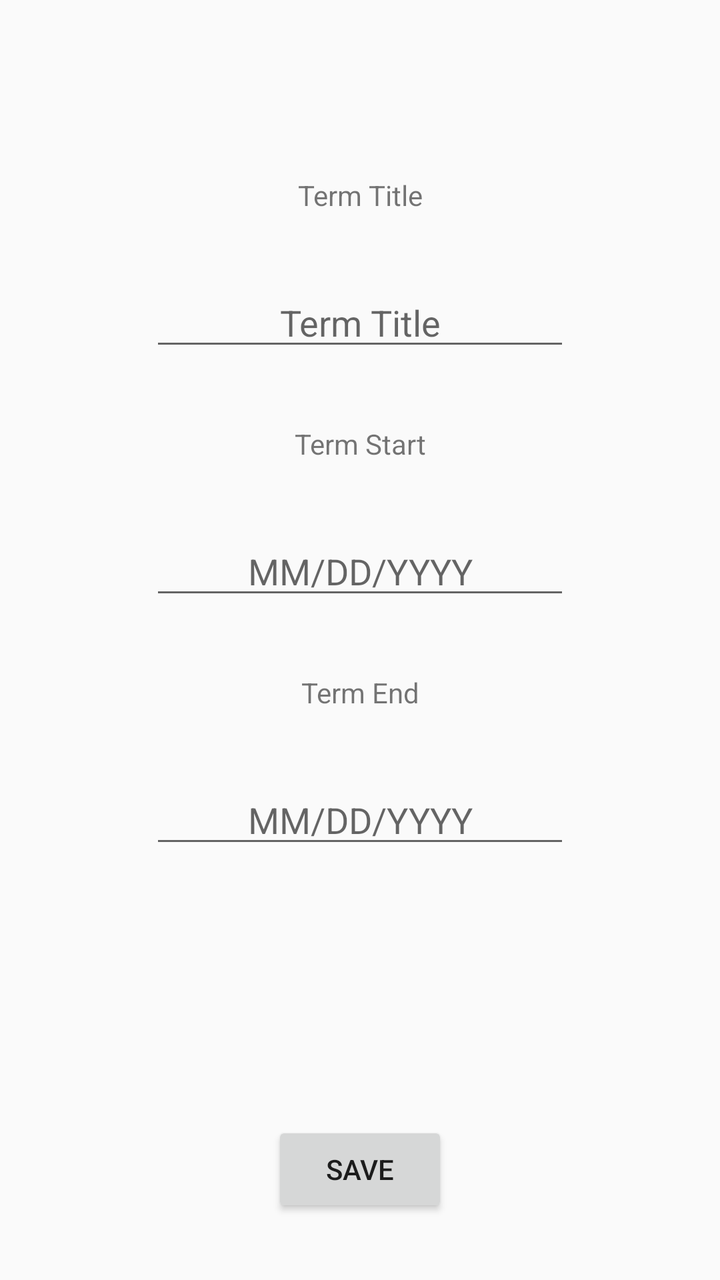
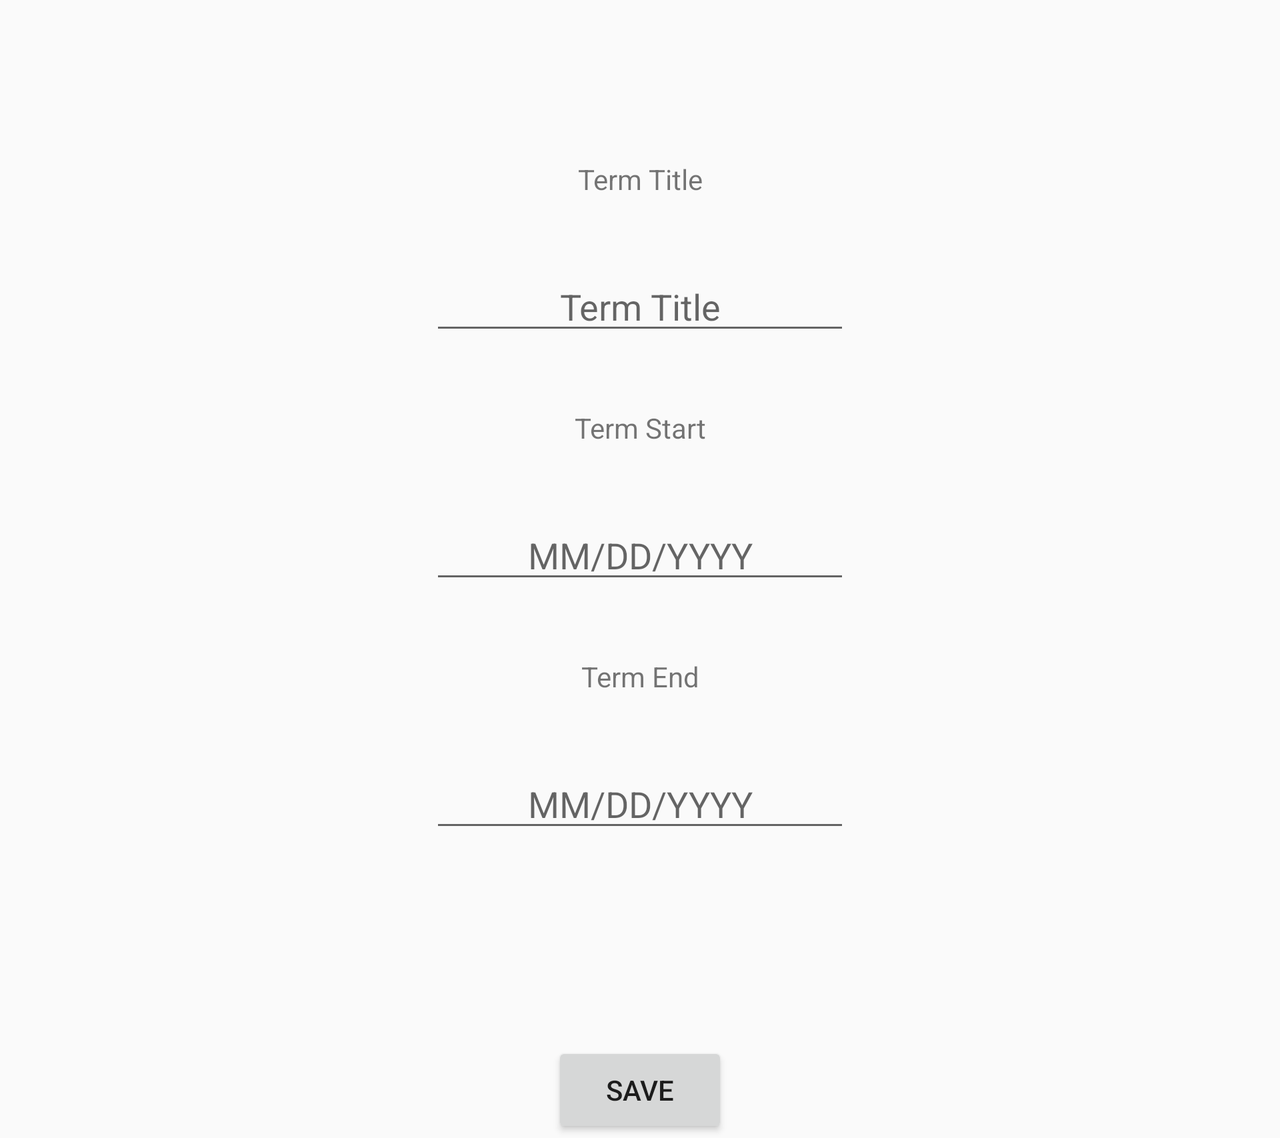

First picture: res/layout/ on a phone held upright. Second picture: the repository's own variant of that layout, on a device whose configuration matches the variant's folder. Source for both follows.
<!-- AndroidManifest.xml: application theme Theme.BradleyPrieskornSchedulerApp -->
<!-- res/layout/activity_term_add.xml -->
<?xml version="1.0" encoding="utf-8"?>
<androidx.constraintlayout.widget.ConstraintLayout xmlns:android="http://schemas.android.com/apk/res/android"
    xmlns:app="http://schemas.android.com/apk/res-auto"
    xmlns:tools="http://schemas.android.com/tools"
    android:layout_width="match_parent"
    android:layout_height="match_parent"
    tools:context=".controllers.TermAddActivity">

    <androidx.appcompat.widget.Toolbar
        android:id="@+id/courseAddAppBar"
        android:layout_width="match_parent"
        android:layout_height="wrap_content"
        app:layout_constraintLeft_toLeftOf="parent"
        app:layout_constraintRight_toRightOf="parent"
        app:layout_constraintTop_toTopOf="parent" />

    <EditText
        android:id="@+id/editTextNewCourseStart"
        android:layout_width="wrap_content"
        android:layout_height="wrap_content"
        android:layout_marginTop="32dp"
        android:autofillHints="Date"
        android:ems="10"
        android:hint="@string/dateHintLabel"
        android:inputType="date"
        android:textAlignment="center"
        app:layout_constraintEnd_toEndOf="parent"
        app:layout_constraintStart_toStartOf="parent"
        app:layout_constraintTop_toBottomOf="@+id/assessmentTypeLabel" />

    <EditText
        android:id="@+id/editTextAssessmentEnd"
        android:layout_width="wrap_content"
        android:layout_height="wrap_content"
        android:layout_marginTop="32dp"
        android:autofillHints="Date"
        android:ems="10"
        android:hint="@string/dateHintLabel"
        android:inputType="date"
        android:textAlignment="center"
        app:layout_constraintEnd_toEndOf="parent"
        app:layout_constraintStart_toStartOf="parent"
        app:layout_constraintTop_toBottomOf="@+id/assessmentEndLabel" />

    <TextView
        android:id="@+id/assessmentEndLabel"
        android:layout_width="wrap_content"
        android:layout_height="wrap_content"
        android:layout_marginTop="32dp"
        android:text="@string/termEndLabel"
        app:layout_constraintEnd_toEndOf="parent"
        app:layout_constraintStart_toStartOf="parent"
        app:layout_constraintTop_toBottomOf="@+id/editTextNewCourseStart" />

    <TextView
        android:id="@+id/assessmentTypeLabel"
        android:layout_width="wrap_content"
        android:layout_height="wrap_content"
        android:layout_marginTop="32dp"
        android:text="@string/termStartLabel"
        app:layout_constraintEnd_toEndOf="parent"
        app:layout_constraintStart_toStartOf="parent"
        app:layout_constraintTop_toBottomOf="@+id/editTextAssessmentTitle" />

    <TextView
        android:id="@+id/assessmentTitleLabel"
        android:layout_width="wrap_content"
        android:layout_height="wrap_content"
        android:layout_marginTop="32dp"
        android:text="@string/termTitleLabel"
        app:layout_constraintEnd_toEndOf="parent"
        app:layout_constraintStart_toStartOf="parent"
        app:layout_constraintTop_toBottomOf="@+id/courseAddAppBar" />

    <EditText
        android:id="@+id/editTextAssessmentTitle"
        android:layout_width="wrap_content"
        android:layout_height="wrap_content"
        android:layout_marginTop="32dp"
        android:autofillHints="Title"
        android:ems="10"
        android:hint="@string/termTitleLabel"
        android:inputType="textShortMessage|textCapWords"
        android:singleLine="true"
        android:textAlignment="center"
        app:layout_constraintEnd_toEndOf="parent"
        app:layout_constraintStart_toStartOf="parent"
        app:layout_constraintTop_toBottomOf="@+id/assessmentTitleLabel" />

    <Button
        android:id="@+id/newCourseSaveButton"
        android:layout_width="wrap_content"
        android:layout_height="wrap_content"
        android:layout_marginTop="100dp"
        android:text="@string/saveButtonLabel"
        app:layout_constraintBottom_toBottomOf="parent"
        app:layout_constraintEnd_toEndOf="parent"
        app:layout_constraintStart_toStartOf="parent"
        app:layout_constraintTop_toBottomOf="@+id/editTextAssessmentEnd" />


</androidx.constraintlayout.widget.ConstraintLayout>
<!-- resources referenced by this layout -->
<resources>
  <string name="dateHintLabel">MM/DD/YYYY</string>
  <string name="saveButtonLabel">Save</string>
  <string name="termEndLabel">Term End</string>
  <string name="termStartLabel">Term Start</string>
  <string name="termTitleLabel">Term Title</string>
  <style name="Theme.BradleyPrieskornSchedulerApp" parent="Theme.AppCompat.DayNight.NoActionBar">
          
          <item name="colorPrimary">@color/purple_500</item>
          <item name="colorPrimaryVariant">@color/purple_700</item>
          <item name="colorOnPrimary">@color/white</item>
          
          <item name="colorSecondary">@color/teal_200</item>
          <item name="colorSecondaryVariant">@color/teal_700</item>
          <item name="colorOnSecondary">@color/black</item>
          
          <item name="android:statusBarColor" tools:targetApi="l">?attr/colorPrimaryVariant</item>
          
      </style>
  <color name="purple_500">#FF6200EE</color>
  <color name="purple_700">#FF3700B3</color>
  <color name="white">#FFFFFFFF</color>
  <color name="teal_200">#FF03DAC5</color>
  <color name="teal_700">#FF018786</color>
  <color name="black">#FF000000</color>
</resources>
<!-- res/layout-land/activity_term_add.xml (the repository's variant of the layout above) -->
<!-- drawn on the phone turned sideways -->
<?xml version="1.0" encoding="utf-8"?>
<ScrollView xmlns:android="http://schemas.android.com/apk/res/android"
    android:layout_width="match_parent"
    android:layout_height="match_parent"
    android:fillViewport="true">
<androidx.constraintlayout.widget.ConstraintLayout xmlns:android="http://schemas.android.com/apk/res/android"
    xmlns:app="http://schemas.android.com/apk/res-auto"
    xmlns:tools="http://schemas.android.com/tools"
    android:layout_width="match_parent"
    android:layout_height="match_parent"
    tools:context=".controllers.TermAddActivity">

    <androidx.appcompat.widget.Toolbar
        android:id="@+id/courseAddAppBar"
        android:layout_width="match_parent"
        android:layout_height="wrap_content"
        app:layout_constraintLeft_toLeftOf="parent"
        app:layout_constraintRight_toRightOf="parent"
        app:layout_constraintTop_toTopOf="parent" />

    <EditText
        android:id="@+id/editTextNewCourseStart"
        android:layout_width="wrap_content"
        android:layout_height="wrap_content"
        android:layout_marginTop="32dp"
        android:autofillHints="Date"
        android:ems="10"
        android:hint="@string/dateHintLabel"
        android:inputType="date"
        android:textAlignment="center"
        app:layout_constraintEnd_toEndOf="parent"
        app:layout_constraintStart_toStartOf="parent"
        app:layout_constraintTop_toBottomOf="@+id/assessmentTypeLabel" />

    <EditText
        android:id="@+id/editTextAssessmentEnd"
        android:layout_width="wrap_content"
        android:layout_height="wrap_content"
        android:layout_marginTop="32dp"
        android:autofillHints="Date"
        android:ems="10"
        android:hint="@string/dateHintLabel"
        android:inputType="date"
        android:textAlignment="center"
        app:layout_constraintEnd_toEndOf="parent"
        app:layout_constraintStart_toStartOf="parent"
        app:layout_constraintTop_toBottomOf="@+id/assessmentEndLabel" />

    <TextView
        android:id="@+id/assessmentEndLabel"
        android:layout_width="wrap_content"
        android:layout_height="wrap_content"
        android:layout_marginTop="32dp"
        android:text="@string/termEndLabel"
        app:layout_constraintEnd_toEndOf="parent"
        app:layout_constraintStart_toStartOf="parent"
        app:layout_constraintTop_toBottomOf="@+id/editTextNewCourseStart" />

    <TextView
        android:id="@+id/assessmentTypeLabel"
        android:layout_width="wrap_content"
        android:layout_height="wrap_content"
        android:layout_marginTop="32dp"
        android:text="@string/termStartLabel"
        app:layout_constraintEnd_toEndOf="parent"
        app:layout_constraintStart_toStartOf="parent"
        app:layout_constraintTop_toBottomOf="@+id/editTextAssessmentTitle" />

    <TextView
        android:id="@+id/assessmentTitleLabel"
        android:layout_width="wrap_content"
        android:layout_height="wrap_content"
        android:layout_marginTop="32dp"
        android:text="@string/termTitleLabel"
        app:layout_constraintEnd_toEndOf="parent"
        app:layout_constraintStart_toStartOf="parent"
        app:layout_constraintTop_toBottomOf="@+id/courseAddAppBar" />

    <EditText
        android:id="@+id/editTextAssessmentTitle"
        android:layout_width="wrap_content"
        android:layout_height="wrap_content"
        android:layout_marginTop="32dp"
        android:autofillHints="Title"
        android:ems="10"
        android:hint="@string/termTitleLabel"
        android:inputType="textShortMessage|textCapWords"
        android:singleLine="true"
        android:textAlignment="center"
        app:layout_constraintEnd_toEndOf="parent"
        app:layout_constraintStart_toStartOf="parent"
        app:layout_constraintTop_toBottomOf="@+id/assessmentTitleLabel" />

    <Button
        android:id="@+id/newCourseSaveButton"
        android:layout_width="wrap_content"
        android:layout_height="wrap_content"
        android:layout_marginTop="100dp"
        android:text="@string/saveButtonLabel"
        app:layout_constraintBottom_toBottomOf="parent"
        app:layout_constraintEnd_toEndOf="parent"
        app:layout_constraintStart_toStartOf="parent"
        app:layout_constraintTop_toBottomOf="@+id/editTextAssessmentEnd" />


</androidx.constraintlayout.widget.ConstraintLayout>
</ScrollView>
